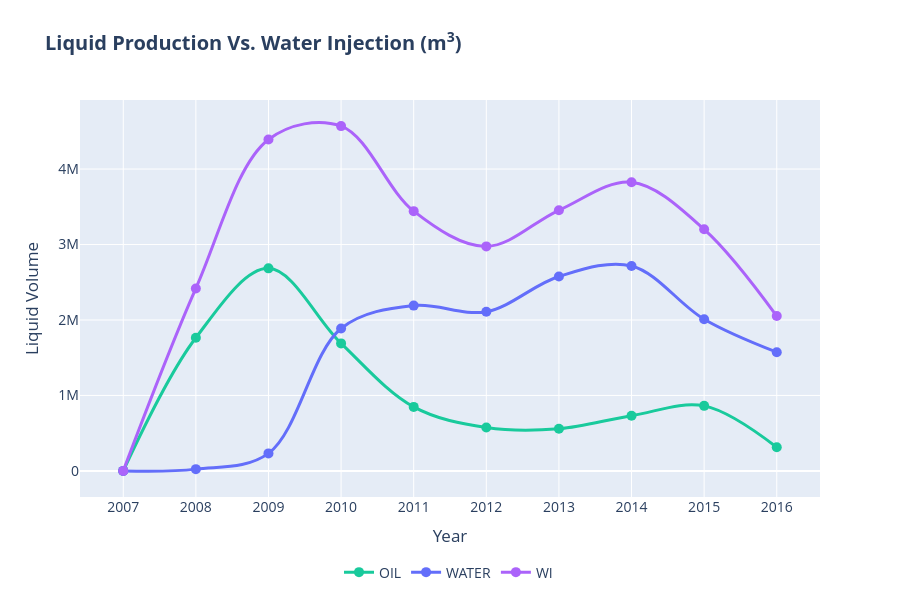

Write notebook code for a chart like this one.
### Markdown cell above
### Answer

The above graph depicts an abrupt increase in water production from **2010**, corresponding to a decrease in oil production. This implies that the decrease in hydrocarbon production over time was due to the water breakthrough.

### Question

- What was the origin of the produced water?

**Note:** In the event of a water breakthrough, produced water may originate from natural aquifers or injectors after waterflooding. To clearly identify the origin of water production, let's compare the annual liquid production to the annual water injection.

### Code cell
layout = go.Layout(
    title="<b>Liquid Production Vs. Water Injection (m<sup>3</sup>)</b>",
    legend=dict(orientation="h", x=0.35, y=-0.15),
    xaxis=dict(
        title="Year",
        tickmode="array",
        tickvals=annual_production_df["YEAR"]
    ),
    yaxis=dict(
        title="Liquid Volume",
        hoverformat=",.0f"
    ),
    font_size=14,
    width=900,
    height=600
)

trace1 = go.Scatter(
    x=annual_production_df["YEAR"],
    y=annual_production_df["OIL"],
    customdata=annual_production_df["OIL"] / volumes.get("OIL"),
    hovertemplate="<br>".join(["<b>%{x}</b><br>", "<b>barrels:</b> %{customdata:,.0f}", "<b>cubic meters:</b> %{y}"]),
    line=dict(color="#19CA9C", width=3, shape="spline"),
    marker_size=10,
    name="OIL"
)

trace2 = go.Scatter(
    x=annual_production_df["YEAR"],
    y=annual_production_df["WATER"],
    customdata=annual_production_df["WATER"] / volumes.get("WATER"),
    hovertemplate="<br>".join(["<b>%{x}</b><br>", "<b>barrels:</b> %{customdata:,.0f}", "<b>cubic meters:</b> %{y}"]),
    line=dict(color="#636EFA", width=3, shape="spline"),
    marker_size=10,
    name="WATER"
)

trace3 = go.Scatter(
    x=annual_injection_df["YEAR"],
    y=annual_injection_df["WI"],
    customdata=annual_injection_df["WI"] / volumes.get("WATER"),
    hovertemplate="<br>".join(["<b>%{x}</b><br>", "<b>barrels:</b> %{customdata:,.0f}", "<b>cubic meters:</b> %{y}"]),
    line=dict(color="#AB63FA", width=3, shape="spline"),
    marker_size=10,
    name="WI"
)

go.Figure(data=[trace1, trace2, trace3], layout=layout)

### Figure 1 — Plotly figure (JSON) as saved in the notebook; plotly's stock layout.template omitted (floating-point values rounded to 4 significant figures)
{"data": [{"customdata": [0.0, 11100000.0, 16880000.0, 10630000.0, 5334000.0, 3612000.0, 3510000.0, 4604000.0, 5420000.0, 1971000.0], "hovertemplate": "<b>%{x}</b><br><br><b>barrels:</b> %{customdata:,.0f}<br><b>cubic meters:</b> %{y}", "line": {"color": "#19CA9C", "shape": "spline", "width": 3}, "marker": {"size": 10}, "name": "OIL", "type": "scatter", "x": [2007, 2008, 2009, 2010, 2011, 2012, 2013, 2014, 2015, 2016], "y": [0.0, 1764000.0, 2684000.0, 1690000.0, 848000.0, 574200.0, 558000.0, 732000.0, 861700.0, 313400.0]}, {"customdata": [0.0, 147900.0, 1460000.0, 11870000.0, 13780000.0, 13270000.0, 16200000.0, 17080000.0, 12640000.0, 9893000.0], "hovertemplate": "<b>%{x}</b><br><br><b>barrels:</b> %{customdata:,.0f}<br><b>cubic meters:</b> %{y}", "line": {"color": "#636EFA", "shape": "spline", "width": 3}, "marker": {"size": 10}, "name": "WATER", "type": "scatter", "x": [2007, 2008, 2009, 2010, 2011, 2012, 2013, 2014, 2015, 2016], "y": [0.0, 23510.0, 232100.0, 1888000.0, 2191000.0, 2110000.0, 2576000.0, 2716000.0, 2010000.0, 1573000.0]}, {"customdata": [0.0, 15210000.0, 27630000.0, 28740000.0, 21650000.0, 18710000.0, 21720000.0, 24060000.0, 20140000.0, 12910000.0], "hovertemplate": "<b>%{x}</b><br><br><b>barrels:</b> %{customdata:,.0f}<br><b>cubic meters:</b> %{y}", "line": {"color": "#AB63FA", "shape": "spline", "width": 3}, "marker": {"size": 10}, "name": "WI", "type": "scatter", "x": [2007, 2008, 2009, 2010, 2011, 2012, 2013, 2014, 2015, 2016], "y": [0.0, 2418000.0, 4392000.0, 4569000.0, 3442000.0, 2975000.0, 3454000.0, 3825000.0, 3202000.0, 2052000.0]}], "layout": {"font": {"size": 14}, "height": 600, "legend": {"orientation": "h", "x": 0.35, "y": -0.15}, "title": {"text": "<b>Liquid Production Vs. Water Injection (m<sup>3</sup>)</b>"}, "width": 900, "xaxis": {"tickmode": "array", "tickvals": [2007, 2008, 2009, 2010, 2011, 2012, 2013, 2014, 2015, 2016], "title": {"text": "Year"}}, "yaxis": {"hoverformat": ",.0f", "title": {"text": "Liquid Volume"}}}}
